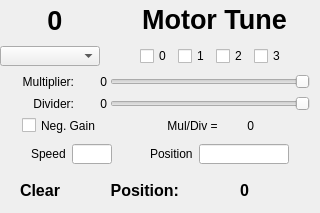
<ui version="4.0" >
 <class>MotorTuning</class>
 <widget class="QWidget" name="MotorTuning" >
  <property name="geometry" >
   <rect>
    <x>0</x>
    <y>0</y>
    <width>320</width>
    <height>213</height>
   </rect>
  </property>
  <property name="minimumSize" >
   <size>
    <width>320</width>
    <height>213</height>
   </size>
  </property>
  <property name="maximumSize" >
   <size>
    <width>320</width>
    <height>213</height>
   </size>
  </property>
  <property name="windowTitle" >
   <string>Form</string>
  </property>
  <layout class="QVBoxLayout" >
   <property name="spacing" >
    <number>6</number>
   </property>
   <property name="leftMargin" >
    <number>0</number>
   </property>
   <property name="topMargin" >
    <number>0</number>
   </property>
   <property name="rightMargin" >
    <number>0</number>
   </property>
   <property name="bottomMargin" >
    <number>0</number>
   </property>
   <item>
    <layout class="QGridLayout" >
     <property name="horizontalSpacing" >
      <number>0</number>
     </property>
     <property name="verticalSpacing" >
      <number>0</number>
     </property>
     <item rowspan="2" row="0" column="0" >
      <widget class="QPushButton" name="ui_MotorDecButton" >
       <property name="sizePolicy" >
        <sizepolicy vsizetype="Fixed" hsizetype="Fixed" >
         <horstretch>40</horstretch>
         <verstretch>40</verstretch>
        </sizepolicy>
       </property>
       <property name="minimumSize" >
        <size>
         <width>40</width>
         <height>40</height>
        </size>
       </property>
       <property name="maximumSize" >
        <size>
         <width>40</width>
         <height>40</height>
        </size>
       </property>
       <property name="styleSheet" >
        <string>QPushButton{
icon-size:35px;
border:0px;
}</string>
       </property>
       <property name="text" >
        <string/>
       </property>
       <property name="icon" >
        <iconset resource="../rc/images.qrc" >:/actions/arrowLf-40.png</iconset>
       </property>
       <property name="iconSize" >
        <size>
         <width>40</width>
         <height>40</height>
        </size>
       </property>
       <property name="autoRepeat" >
        <bool>false</bool>
       </property>
       <property name="flat" >
        <bool>false</bool>
       </property>
      </widget>
     </item>
     <item rowspan="2" row="0" column="1" >
      <widget class="QLabel" name="ui_MotorNumberLabel" >
       <property name="sizePolicy" >
        <sizepolicy vsizetype="Fixed" hsizetype="Fixed" >
         <horstretch>30</horstretch>
         <verstretch>30</verstretch>
        </sizepolicy>
       </property>
       <property name="minimumSize" >
        <size>
         <width>30</width>
         <height>30</height>
        </size>
       </property>
       <property name="maximumSize" >
        <size>
         <width>30</width>
         <height>50</height>
        </size>
       </property>
       <property name="font" >
        <font>
         <pointsize>20</pointsize>
         <weight>75</weight>
         <italic>false</italic>
         <bold>true</bold>
        </font>
       </property>
       <property name="styleSheet" >
        <string>color:black;
font:bold;
font-size:20pt;</string>
       </property>
       <property name="text" >
        <string>0</string>
       </property>
       <property name="alignment" >
        <set>Qt::AlignCenter</set>
       </property>
      </widget>
     </item>
     <item rowspan="2" row="0" column="2" >
      <widget class="QPushButton" name="ui_MotorIncButton" >
       <property name="sizePolicy" >
        <sizepolicy vsizetype="Fixed" hsizetype="Fixed" >
         <horstretch>40</horstretch>
         <verstretch>40</verstretch>
        </sizepolicy>
       </property>
       <property name="minimumSize" >
        <size>
         <width>40</width>
         <height>40</height>
        </size>
       </property>
       <property name="maximumSize" >
        <size>
         <width>40</width>
         <height>40</height>
        </size>
       </property>
       <property name="styleSheet" >
        <string>QPushButton{
icon-size:35px;
border:0px;
}</string>
       </property>
       <property name="text" >
        <string/>
       </property>
       <property name="icon" >
        <iconset resource="../rc/images.qrc" >:/actions/arrowRt-40.png</iconset>
       </property>
       <property name="iconSize" >
        <size>
         <width>40</width>
         <height>40</height>
        </size>
       </property>
       <property name="autoRepeat" >
        <bool>false</bool>
       </property>
       <property name="flat" >
        <bool>false</bool>
       </property>
      </widget>
     </item>
     <item rowspan="2" row="0" column="4" >
      <widget class="QLabel" name="title" >
       <property name="sizePolicy" >
        <sizepolicy vsizetype="Fixed" hsizetype="Preferred" >
         <horstretch>0</horstretch>
         <verstretch>30</verstretch>
        </sizepolicy>
       </property>
       <property name="font" >
        <font>
         <pointsize>20</pointsize>
         <weight>75</weight>
         <italic>false</italic>
         <bold>true</bold>
        </font>
       </property>
       <property name="styleSheet" >
        <string>color:black;
font:bold;
font-size:20pt;</string>
       </property>
       <property name="text" >
        <string>Motor Tune</string>
       </property>
       <property name="alignment" >
        <set>Qt::AlignCenter</set>
       </property>
      </widget>
     </item>
     <item rowspan="2" row="0" column="5" >
      <spacer>
       <property name="orientation" >
        <enum>Qt::Horizontal</enum>
       </property>
       <property name="sizeHint" >
        <size>
         <width>40</width>
         <height>20</height>
        </size>
       </property>
      </spacer>
     </item>
     <item rowspan="2" row="0" column="3" >
      <spacer>
       <property name="orientation" >
        <enum>Qt::Horizontal</enum>
       </property>
       <property name="sizeHint" >
        <size>
         <width>40</width>
         <height>20</height>
        </size>
       </property>
      </spacer>
     </item>
    </layout>
   </item>
   <item>
    <layout class="QHBoxLayout" >
     <item>
      <widget class="QComboBox" name="ui_GainComboBox" >
       <property name="sizePolicy" >
        <sizepolicy vsizetype="Fixed" hsizetype="Preferred" >
         <horstretch>100</horstretch>
         <verstretch>20</verstretch>
        </sizepolicy>
       </property>
       <property name="minimumSize" >
        <size>
         <width>100</width>
         <height>20</height>
        </size>
       </property>
       <property name="maximumSize" >
        <size>
         <width>100</width>
         <height>20</height>
        </size>
       </property>
      </widget>
     </item>
     <item>
      <spacer>
       <property name="orientation" >
        <enum>Qt::Horizontal</enum>
       </property>
       <property name="sizeHint" >
        <size>
         <width>40</width>
         <height>20</height>
        </size>
       </property>
      </spacer>
     </item>
     <item>
      <widget class="QCheckBox" name="ui_motorCheck0" >
       <property name="text" >
        <string>0</string>
       </property>
      </widget>
     </item>
     <item>
      <widget class="QCheckBox" name="ui_motorCheck1" >
       <property name="text" >
        <string>1</string>
       </property>
      </widget>
     </item>
     <item>
      <widget class="QCheckBox" name="ui_motorCheck2" >
       <property name="text" >
        <string>2</string>
       </property>
      </widget>
     </item>
     <item>
      <widget class="QCheckBox" name="ui_motorCheck3" >
       <property name="text" >
        <string>3</string>
       </property>
      </widget>
     </item>
     <item>
      <spacer>
       <property name="orientation" >
        <enum>Qt::Horizontal</enum>
       </property>
       <property name="sizeHint" >
        <size>
         <width>40</width>
         <height>20</height>
        </size>
       </property>
      </spacer>
     </item>
    </layout>
   </item>
   <item>
    <layout class="QGridLayout" >
     <property name="horizontalSpacing" >
      <number>3</number>
     </property>
     <property name="verticalSpacing" >
      <number>3</number>
     </property>
     <item row="2" column="3" colspan="4" >
      <widget class="QSlider" name="ui_DivSlider" >
       <property name="sizePolicy" >
        <sizepolicy vsizetype="Fixed" hsizetype="Expanding" >
         <horstretch>0</horstretch>
         <verstretch>15</verstretch>
        </sizepolicy>
       </property>
       <property name="minimumSize" >
        <size>
         <width>0</width>
         <height>15</height>
        </size>
       </property>
       <property name="maximumSize" >
        <size>
         <width>16777215</width>
         <height>20</height>
        </size>
       </property>
       <property name="layoutDirection" >
        <enum>Qt::RightToLeft</enum>
       </property>
       <property name="styleSheet" >
        <string/>
       </property>
       <property name="minimum" >
        <number>1</number>
       </property>
       <property name="maximum" >
        <number>100</number>
       </property>
       <property name="orientation" >
        <enum>Qt::Horizontal</enum>
       </property>
      </widget>
     </item>
     <item row="0" column="3" colspan="4" >
      <widget class="QSlider" name="ui_MultSlider" >
       <property name="sizePolicy" >
        <sizepolicy vsizetype="Fixed" hsizetype="Expanding" >
         <horstretch>0</horstretch>
         <verstretch>15</verstretch>
        </sizepolicy>
       </property>
       <property name="minimumSize" >
        <size>
         <width>200</width>
         <height>15</height>
        </size>
       </property>
       <property name="maximumSize" >
        <size>
         <width>16777215</width>
         <height>20</height>
        </size>
       </property>
       <property name="layoutDirection" >
        <enum>Qt::RightToLeft</enum>
       </property>
       <property name="minimum" >
        <number>0</number>
       </property>
       <property name="maximum" >
        <number>100</number>
       </property>
       <property name="orientation" >
        <enum>Qt::Horizontal</enum>
       </property>
      </widget>
     </item>
     <item rowspan="5" row="0" column="0" >
      <spacer>
       <property name="orientation" >
        <enum>Qt::Horizontal</enum>
       </property>
       <property name="sizeHint" >
        <size>
         <width>40</width>
         <height>20</height>
        </size>
       </property>
      </spacer>
     </item>
     <item rowspan="5" row="0" column="7" >
      <spacer>
       <property name="orientation" >
        <enum>Qt::Horizontal</enum>
       </property>
       <property name="sizeType" >
        <enum>QSizePolicy::Fixed</enum>
       </property>
       <property name="sizeHint" >
        <size>
         <width>10</width>
         <height>20</height>
        </size>
       </property>
      </spacer>
     </item>
     <item row="2" column="1" >
      <widget class="QLabel" name="label" >
       <property name="minimumSize" >
        <size>
         <width>0</width>
         <height>20</height>
        </size>
       </property>
       <property name="maximumSize" >
        <size>
         <width>16777215</width>
         <height>20</height>
        </size>
       </property>
       <property name="text" >
        <string>Divider:</string>
       </property>
       <property name="alignment" >
        <set>Qt::AlignRight|Qt::AlignTrailing|Qt::AlignVCenter</set>
       </property>
      </widget>
     </item>
     <item row="0" column="1" >
      <widget class="QLabel" name="label_2" >
       <property name="minimumSize" >
        <size>
         <width>0</width>
         <height>20</height>
        </size>
       </property>
       <property name="maximumSize" >
        <size>
         <width>16777215</width>
         <height>20</height>
        </size>
       </property>
       <property name="text" >
        <string>Multiplier:</string>
       </property>
       <property name="alignment" >
        <set>Qt::AlignRight|Qt::AlignTrailing|Qt::AlignVCenter</set>
       </property>
      </widget>
     </item>
     <item row="0" column="2" >
      <widget class="QLabel" name="ui_MultLabel" >
       <property name="minimumSize" >
        <size>
         <width>30</width>
         <height>0</height>
        </size>
       </property>
       <property name="text" >
        <string>0</string>
       </property>
       <property name="alignment" >
        <set>Qt::AlignRight|Qt::AlignTrailing|Qt::AlignVCenter</set>
       </property>
      </widget>
     </item>
     <item row="2" column="2" >
      <widget class="QLabel" name="ui_DivLabel" >
       <property name="minimumSize" >
        <size>
         <width>30</width>
         <height>0</height>
        </size>
       </property>
       <property name="text" >
        <string>0</string>
       </property>
       <property name="alignment" >
        <set>Qt::AlignRight|Qt::AlignTrailing|Qt::AlignVCenter</set>
       </property>
      </widget>
     </item>
     <item row="3" column="1" colspan="2" >
      <widget class="QCheckBox" name="ui_NegCheck" >
       <property name="text" >
        <string>Neg. Gain</string>
       </property>
      </widget>
     </item>
     <item row="3" column="4" >
      <widget class="QLabel" name="label_3" >
       <property name="text" >
        <string>Mul/Div = </string>
       </property>
       <property name="alignment" >
        <set>Qt::AlignRight|Qt::AlignTrailing|Qt::AlignVCenter</set>
       </property>
      </widget>
     </item>
     <item row="3" column="5" >
      <widget class="QLabel" name="ui_GainValueLabel" >
       <property name="minimumSize" >
        <size>
         <width>30</width>
         <height>0</height>
        </size>
       </property>
       <property name="text" >
        <string>0</string>
       </property>
       <property name="alignment" >
        <set>Qt::AlignRight|Qt::AlignTrailing|Qt::AlignVCenter</set>
       </property>
      </widget>
     </item>
     <item row="1" column="1" colspan="6" >
      <spacer>
       <property name="orientation" >
        <enum>Qt::Vertical</enum>
       </property>
       <property name="sizeHint" >
        <size>
         <width>20</width>
         <height>10</height>
        </size>
       </property>
      </spacer>
     </item>
     <item row="3" column="3" >
      <spacer>
       <property name="orientation" >
        <enum>Qt::Horizontal</enum>
       </property>
       <property name="sizeHint" >
        <size>
         <width>40</width>
         <height>20</height>
        </size>
       </property>
      </spacer>
     </item>
     <item row="3" column="6" >
      <spacer>
       <property name="orientation" >
        <enum>Qt::Horizontal</enum>
       </property>
       <property name="sizeHint" >
        <size>
         <width>40</width>
         <height>20</height>
        </size>
       </property>
      </spacer>
     </item>
    </layout>
   </item>
   <item>
    <layout class="QHBoxLayout" >
     <item>
      <spacer>
       <property name="orientation" >
        <enum>Qt::Horizontal</enum>
       </property>
       <property name="sizeHint" >
        <size>
         <width>40</width>
         <height>20</height>
        </size>
       </property>
      </spacer>
     </item>
     <item>
      <widget class="QLabel" name="label_4" >
       <property name="text" >
        <string>Speed</string>
       </property>
      </widget>
     </item>
     <item>
      <widget class="QLineEdit" name="ui_TargetSpeedLine" >
       <property name="sizePolicy" >
        <sizepolicy vsizetype="Fixed" hsizetype="Expanding" >
         <horstretch>40</horstretch>
         <verstretch>20</verstretch>
        </sizepolicy>
       </property>
       <property name="minimumSize" >
        <size>
         <width>40</width>
         <height>20</height>
        </size>
       </property>
       <property name="maximumSize" >
        <size>
         <width>40</width>
         <height>20</height>
        </size>
       </property>
       <property name="alignment" >
        <set>Qt::AlignRight|Qt::AlignTrailing|Qt::AlignVCenter</set>
       </property>
      </widget>
     </item>
     <item>
      <spacer>
       <property name="orientation" >
        <enum>Qt::Horizontal</enum>
       </property>
       <property name="sizeHint" >
        <size>
         <width>40</width>
         <height>20</height>
        </size>
       </property>
      </spacer>
     </item>
     <item>
      <widget class="QLabel" name="label_6" >
       <property name="text" >
        <string>Position</string>
       </property>
      </widget>
     </item>
     <item>
      <widget class="QLineEdit" name="ui_TargetPositionLine" >
       <property name="sizePolicy" >
        <sizepolicy vsizetype="Fixed" hsizetype="Expanding" >
         <horstretch>0</horstretch>
         <verstretch>20</verstretch>
        </sizepolicy>
       </property>
       <property name="minimumSize" >
        <size>
         <width>90</width>
         <height>20</height>
        </size>
       </property>
       <property name="maximumSize" >
        <size>
         <width>90</width>
         <height>20</height>
        </size>
       </property>
       <property name="alignment" >
        <set>Qt::AlignRight|Qt::AlignTrailing|Qt::AlignVCenter</set>
       </property>
      </widget>
     </item>
     <item>
      <spacer>
       <property name="orientation" >
        <enum>Qt::Horizontal</enum>
       </property>
       <property name="sizeHint" >
        <size>
         <width>40</width>
         <height>20</height>
        </size>
       </property>
      </spacer>
     </item>
    </layout>
   </item>
   <item>
    <layout class="QHBoxLayout" >
     <property name="spacing" >
      <number>0</number>
     </property>
     <property name="bottomMargin" >
      <number>3</number>
     </property>
     <item>
      <widget class="QPushButton" name="ui_ClearButton" >
       <property name="sizePolicy" >
        <sizepolicy vsizetype="Fixed" hsizetype="Minimum" >
         <horstretch>80</horstretch>
         <verstretch>30</verstretch>
        </sizepolicy>
       </property>
       <property name="minimumSize" >
        <size>
         <width>80</width>
         <height>30</height>
        </size>
       </property>
       <property name="maximumSize" >
        <size>
         <width>80</width>
         <height>30</height>
        </size>
       </property>
       <property name="font" >
        <font>
         <pointsize>12</pointsize>
         <weight>75</weight>
         <italic>false</italic>
         <bold>true</bold>
        </font>
       </property>
       <property name="styleSheet" >
        <string>QPushButton{
border:0px;
background-image:url(:/actions/rivet80x30L.png);
color:black;
font:bold;
font-size:12pt;
}
QPushButton:pressed{
border:0px;
background-image:url(:/actions/rivet80x30D.png);
color:white;
font:bold;
font-size:12pt;
}</string>
       </property>
       <property name="text" >
        <string>Clear</string>
       </property>
      </widget>
     </item>
     <item>
      <spacer>
       <property name="orientation" >
        <enum>Qt::Horizontal</enum>
       </property>
       <property name="sizeHint" >
        <size>
         <width>40</width>
         <height>20</height>
        </size>
       </property>
      </spacer>
     </item>
     <item>
      <widget class="QLabel" name="positionLabel" >
       <property name="font" >
        <font>
         <pointsize>12</pointsize>
         <weight>75</weight>
         <bold>true</bold>
        </font>
       </property>
       <property name="text" >
        <string>Position:</string>
       </property>
       <property name="alignment" >
        <set>Qt::AlignRight|Qt::AlignTrailing|Qt::AlignVCenter</set>
       </property>
      </widget>
     </item>
     <item>
      <widget class="QLabel" name="ui_MotorPositionLabel" >
       <property name="minimumSize" >
        <size>
         <width>70</width>
         <height>0</height>
        </size>
       </property>
       <property name="font" >
        <font>
         <pointsize>12</pointsize>
         <weight>75</weight>
         <bold>true</bold>
        </font>
       </property>
       <property name="text" >
        <string>0</string>
       </property>
       <property name="alignment" >
        <set>Qt::AlignRight|Qt::AlignTrailing|Qt::AlignVCenter</set>
       </property>
      </widget>
     </item>
     <item>
      <spacer>
       <property name="orientation" >
        <enum>Qt::Horizontal</enum>
       </property>
       <property name="sizeHint" >
        <size>
         <width>40</width>
         <height>20</height>
        </size>
       </property>
      </spacer>
     </item>
     <item>
      <widget class="QPushButton" name="ui_PlayButton" >
       <property name="sizePolicy" >
        <sizepolicy vsizetype="Fixed" hsizetype="Fixed" >
         <horstretch>0</horstretch>
         <verstretch>0</verstretch>
        </sizepolicy>
       </property>
       <property name="minimumSize" >
        <size>
         <width>40</width>
         <height>40</height>
        </size>
       </property>
       <property name="maximumSize" >
        <size>
         <width>40</width>
         <height>40</height>
        </size>
       </property>
       <property name="font" >
        <font/>
       </property>
       <property name="styleSheet" >
        <string>QPushButton{
border:0px;
background-image:url(:/actions/rivet30x30Go.png);
}
QPushButton:checked{
border:0px;
background-image:url(:/actions/rivet30x30Stop.png);
}</string>
       </property>
       <property name="text" >
        <string/>
       </property>
       <property name="iconSize" >
        <size>
         <width>40</width>
         <height>40</height>
        </size>
       </property>
       <property name="checkable" >
        <bool>true</bool>
       </property>
       <property name="flat" >
        <bool>false</bool>
       </property>
      </widget>
     </item>
    </layout>
   </item>
  </layout>
 </widget>
 <resources>
  <include location="../rc/images.qrc" />
 </resources>
 <connections/>
</ui>
